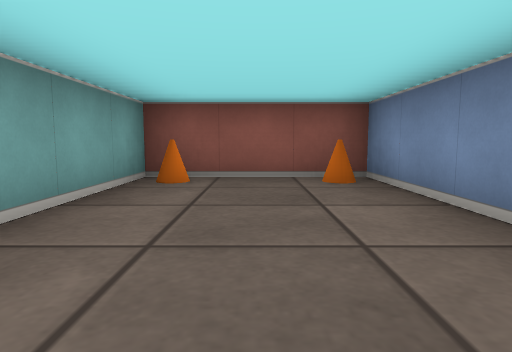
view 1 (above)

12 first-person views from a walk through a cub3D maze. The camera is about half as high as the walls, tilts 6° down and sees 75° across. The floor is counted in squares. Each view is taken from the middle of a square. On the plan, view 1 faces up. The plan holds only what a view shows up to about 9 squares ahead; the rest is blank.

view 2
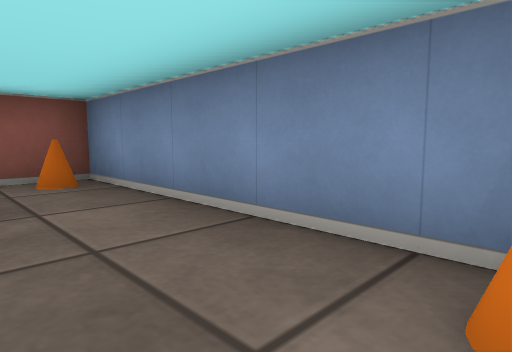

view 3
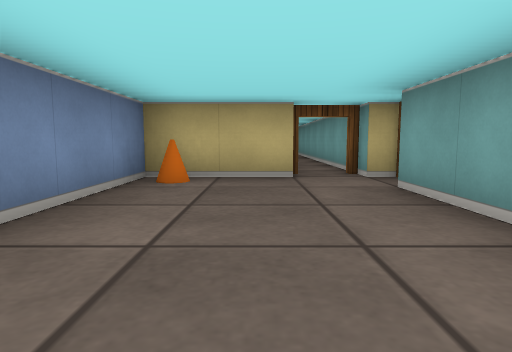

view 4
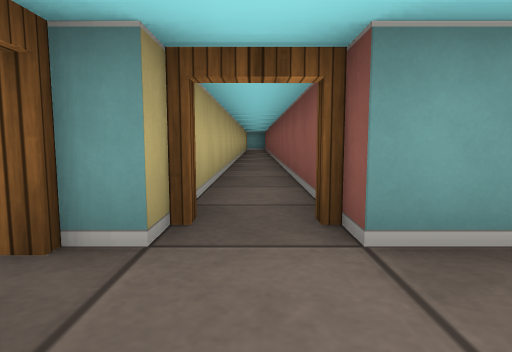

view 5
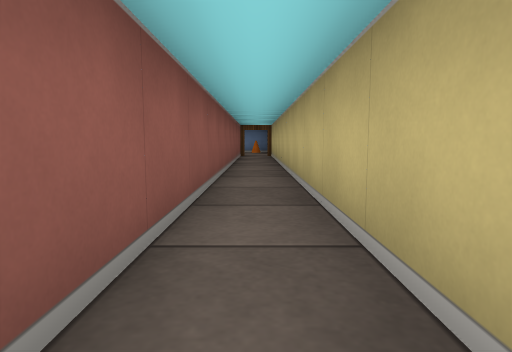

view 6
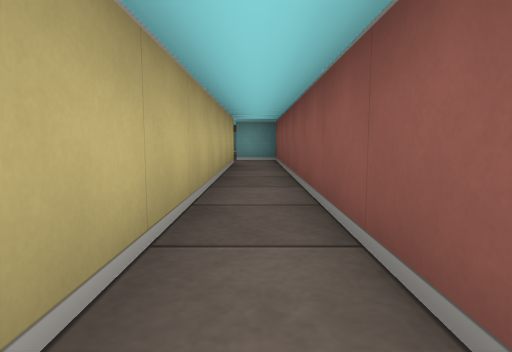

view 7
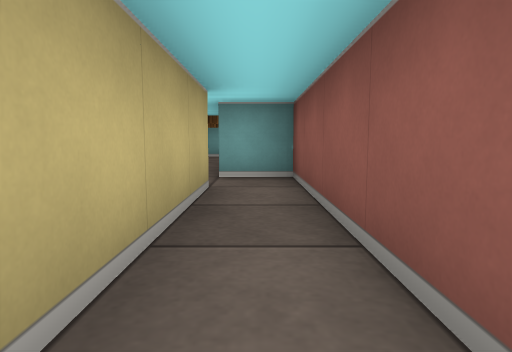

view 8
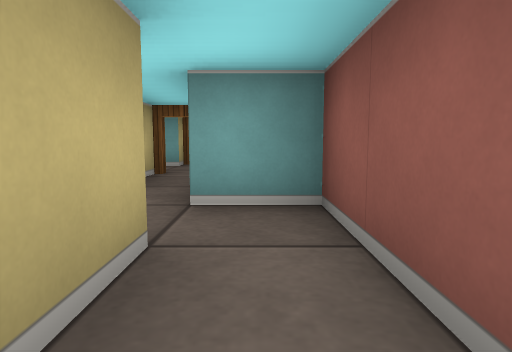

view 9
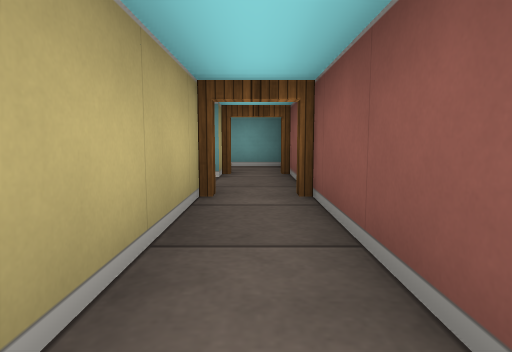

view 10
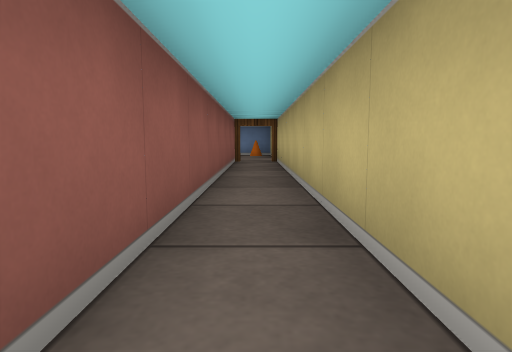

view 11
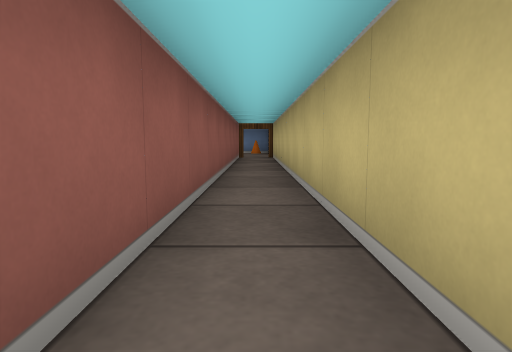

view 12
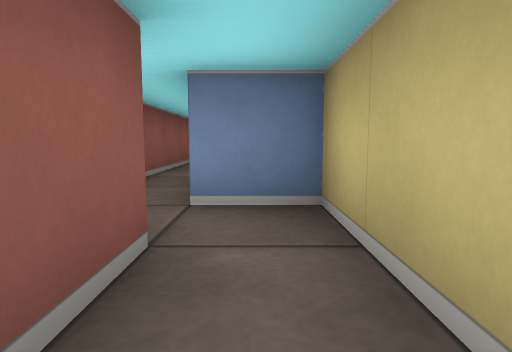

### Floor plan
Ten units are one square. View 1 is at (0, 0); x grows to the right and y downward. Boxes are objects, and circles mark ways between rooms. Rooms are numbered by the first view taken in them; rooms with no view inside come last. Other rooms are left out.
<svg viewBox="-216 -50 236 70">
<path fill="none" stroke="#000" d="M-6 5 15 5 15 -45 -15 -45 -15 -5M-211 15 -175 15 -175 5 -15 5M-15 -5 -185 -5 -185 5 -209 5"/>
<rect x="-15" y="-45" width="10" height="10" fill="#bbb"><title>cone</title></rect>
<rect x="5" y="-5" width="10" height="10" fill="#bbb"><title>cone</title></rect>
<rect x="5" y="-45" width="10" height="10" fill="#bbb"><title>cone</title></rect>
<circle cx="-20" cy="0" r="3" fill="#2a7"/>
<text x="0" y="-20">1</text>
<text x="-120" y="0">2</text>
</svg>
Room 1 opens to room 2.

Where each view was taken, in squares from view 1:
view 1: 0 up, 0 right, facing up
view 2: 0 up, 0 right, facing up-right
view 3: 4 up, 0 right, facing down
view 4: 0 up, 0 right, facing left
view 5: 0 up, 13 left, facing right
view 6: 0 up, 10 left, facing left
view 7: 0 up, 14 left, facing left
view 8: 0 up, 16 left, facing left
view 9: 1 down, 18 left, facing left
view 10: 0 up, 10 left, facing right
view 11: 0 up, 12 left, facing right
view 12: 1 down, 20 left, facing right
